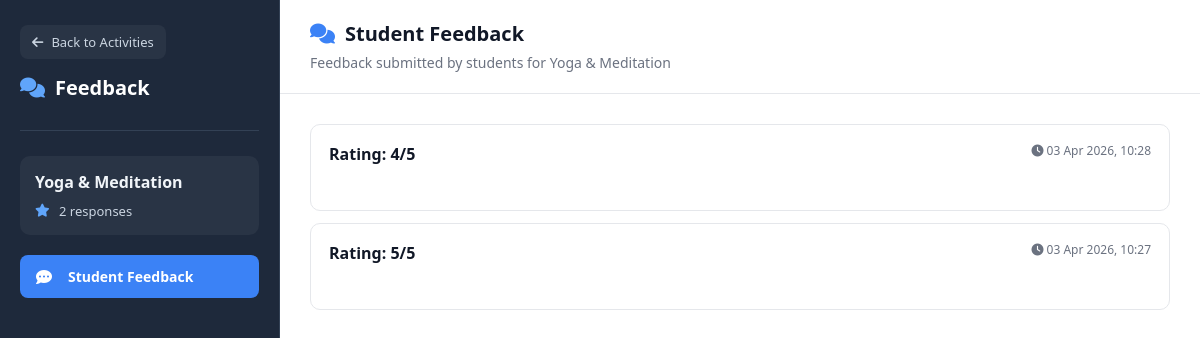
The page /activities/faculty/activity/1/feedback/ (signed in) on the database its author committed.
### activities_app/models.py (models this page shows, shortened)
class Activity(models.Model):
    title = models.CharField(max_length=200)
    description = models.TextField()
    fold = models.CharField(max_length=50)
    total_seats = models.IntegerField()
    filled_seats = models.IntegerField()
    quick_notes = models.TextField(blank=True)
    fee = models.PositiveIntegerField(default=0)
    latitude = models.FloatField(null=True, blank=True)
    longitude = models.FloatField(null=True, blank=True)
    faculty = models.ForeignKey(
        User,
        on_delete=models.CASCADE,
        related_name="activities"
    )

class Feedback(models.Model):
    EXPERIENCE_CHOICES = [
        ("well_organized", "Well Organized"),
        ("fun", "Fun & Enjoyable"),
        ("informative", "Informative"),
        ("too_long", "Too Long"),
        ("poor_management", "Poor Management"),
    ]
    activity = models.ForeignKey(
        Activity,
        on_delete=models.CASCADE,
        related_name="feedbacks"
    )
    rating = models.PositiveIntegerField()
    experience = models.CharField(
    max_length=50,
    choices=EXPERIENCE_CHOICES
)
    created_at = models.DateTimeField(auto_now_add=True)

### activities_app/views.py (the view)
@login_required
def faculty_feedback(request, id):
    activity = get_object_or_404(Activity, id=id, faculty=request.user)
    feedbacks = activity.feedbacks.order_by("-created_at")
    return render(
        request,
        "activities_app/faculty/faculty_feedback.html",
        {
            "activity": activity,
            "feedbacks": feedbacks
        }
    )

### activities_app/templates/activities_app/faculty/faculty_feedback.html (shortened to what this page needs)
{% load static %}
<!DOCTYPE html>
<html>
<head>
    <link rel="stylesheet" href="{% static 'activities_app/css/notifications.css' %}">
    <link rel="stylesheet" href="https://cdnjs.cloudflare.com/ajax/libs/font-awesome/6.4.0/css/all.min.css">
</head>
<body>
<div class="notification-compact">
    <div class="notification-sidebar">
        <div class="sidebar-header">
            <a href="{% url 'assigned_activities' %}" class="back-btn-top">
                <i class="fas fa-arrow-left"></i>
                <span>Back to Activities</span>
            </a>
            <h2>
                <i class="fas fa-comments"></i>
                <span>Feedback</span>
            </h2>
        </div>
        <div class="activity-info">
            <h3>{{ activity.title }}</h3>
            <div class="activity-stats">
                <span>
                    <i class="fas fa-star"></i>
                    {{ feedbacks|length }} responses
                </span>
            </div>
        </div>
        <nav class="sidebar-nav">
            <a class="nav-item active">
                <i class="fas fa-comment-dots"></i>
                <span>Student Feedback</span>
            </a>
        </nav>
    </div>
    <div class="notification-main">
        <div class="content-header">
            <h1>
                <i class="fas fa-comments"></i>
                Student Feedback
            </h1>
            <p class="content-description">
                Feedback submitted by students for {{ activity.title }}
            </p>
        </div>
        <div class="notifications-container">
            {% if feedbacks %}
                {% for fb in feedbacks %}
                <div class="notification-list-item">
                    <div class="list-item-header">
                        <div class="list-item-title">
                            Rating: {{ fb.rating }}/5
                        </div>
                        <div class="list-item-meta">
                            <span>
                                <i class="fas fa-clock"></i>
                                {{ fb.created_at|date:"d M Y, H:i" }}
                            </span>
                        </div>
                    </div>
                </div>
                {% endfor %}
            {% else %}
                <div class="empty-state">
                    <i class="fas fa-comment-slash"></i>
                    <h3>No feedback yet</h3>
                    <p>Students haven’t submitted feedback for this activity.</p>
                </div>
            {% endif %}
        </div>
    </div>
</div>
</body>
</html>

### activities_app/static/activities_app/css/notifications.css (style rules this page uses)
* { margin: 0; padding: 0; box-sizing: border-box; }
body { font-family: 'Segoe UI', system-ui, -apple-system, sans-serif; background: #f8fafc; margin: 0; padding: 0; min-height: 100vh; font-size: 14px; line-height: 1.4; }
.notification-compact { display: grid; grid-template-columns: 280px 1fr; gap: 0; height: 100vh; max-height: 100vh; overflow: hidden; }
.notification-sidebar { background: #1e293b; color: white; padding: 25px 20px; display: flex; flex-direction: column; height: 100%; border-right: 1px solid #334155; }
.sidebar-header h2 { font-size: 20px; font-weight: 600; color: white; margin-bottom: 8px; display: flex; align-items: center; gap: 10px; }
.back-btn-top { display: flex; align-items: center; gap: 8px; padding: 8px 12px; background: rgba(255, 255, 255, 0.05); color: #cbd5e1; text-decoration: none; border-radius: 8px; font-size: 13px; font-weight: 500; transition: all 0.2s ease; margin-bottom: 15px; width: fit-content; }
.sidebar-header { margin-bottom: 25px; padding-bottom: 20px; border-bottom: 1px solid #334155; }
.sidebar-header h2 i { color: #60a5fa; }
.activity-info { background: rgba(255, 255, 255, 0.05); padding: 15px; border-radius: 10px; margin-bottom: 20px; }
.activity-info h3 { font-size: 16px; font-weight: 600; margin-bottom: 8px; color: #f1f5f9; }
.activity-stats { display: flex; flex-direction: column; gap: 8px; font-size: 13px; color: #cbd5e1; }
.activity-stats span { display: flex; align-items: center; gap: 8px; }
.activity-stats i { color: #60a5fa; width: 16px; }
.sidebar-nav { flex: 1; }
.nav-item { display: flex; align-items: center; gap: 12px; padding: 12px 16px; color: #cbd5e1; text-decoration: none; border-radius: 8px; margin-bottom: 6px; transition: all 0.2s ease; font-weight: 500; }
.nav-item.active { background: #3b82f6; color: white; font-weight: 600; }
.nav-item i { font-size: 16px; width: 20px; }
.notification-main { background: white; overflow-y: auto; height: 100vh; }
.content-header { padding: 20px 30px; border-bottom: 1px solid #e5e7eb; background: white; position: sticky; top: 0; z-index: 10; }
.content-header h1 { font-size: 20px; color: #111827; font-weight: 600; display: flex; align-items: center; gap: 10px; }
.content-header h1 i { color: #3b82f6; }
.content-description { color: #6b7280; font-size: 14px; margin-top: 5px; }
.notifications-container { padding: 30px; }
.notification-list-item { background: white; border: 1px solid #e5e7eb; border-radius: 10px; padding: 18px; margin-bottom: 12px; transition: all 0.2s ease; }
.list-item-header { display: flex; justify-content: space-between; align-items: flex-start; margin-bottom: 12px; }
.list-item-title { font-size: 16px; font-weight: 600; color: #111827; flex: 1; }
.list-item-meta { display: flex; align-items: center; gap: 12px; color: #6b7280; font-size: 12px; flex-wrap: wrap; }

### rows shown on the page
Activity: title "Yoga & Meditation"
Feedback: rating "4", created_at "03 Apr 2026, 10:28"
Feedback: rating "5", created_at "03 Apr 2026, 10:27"

### other values the page prints
{{ feedbacks|length }} "2"
